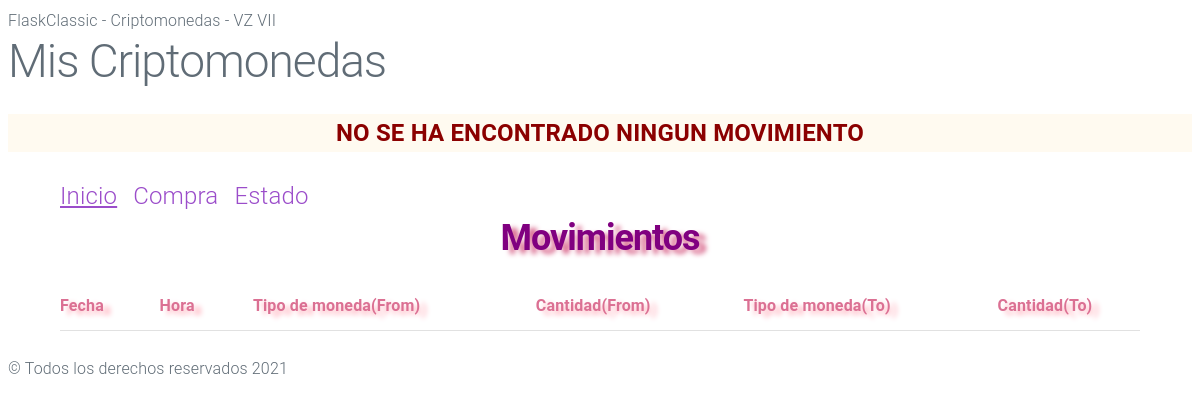
/, run on an earlier commit of the app's database.
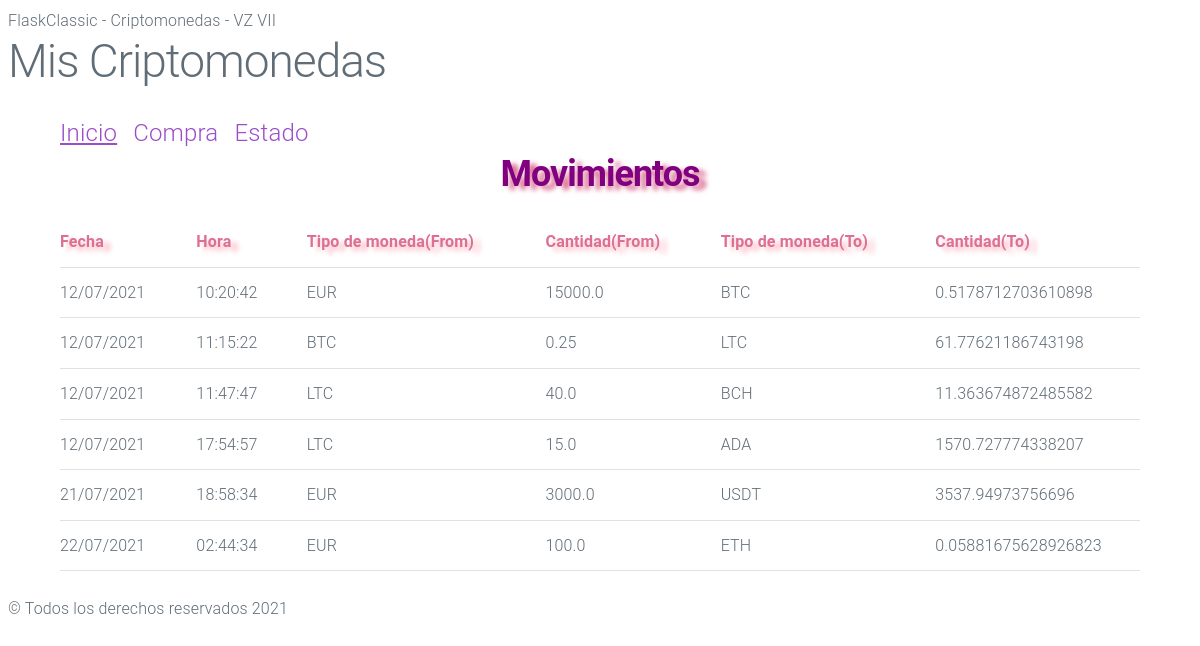
And on a later commit of the database.
### tables this page shows
CREATE TABLE "criptomonedas" (
	"id"	INTEGER,
	"date"	TEXT,
	"time"	NUMERIC,
	"moneda_from"	TEXT NOT NULL,
	"cantidad_from"	REAL NOT NULL,
	"moneda_to"	TEXT NOT NULL,
	"cantidad_to"	REAL NOT NULL,
	PRIMARY KEY("id" AUTOINCREMENT)
);

### criptomonedas/views.py (the view)
@app.route("/")
def index():
    query = "SELECT * FROM criptomonedas WHERE 1 = 1;"
    parametros = []
    resultado = dbManager.consultaMuchasSQL(query, parametros)
    if not resultado:
            flash("NO SE HA ENCONTRADO NINGUN MOVIMIENTO", "error")
            return render_template('movimientos.html' , datos = resultado)
    return render_template('movimientos.html' , datos = resultado)

### criptomonedas/dataaccess.py (called while the page is built)
    def __toDict__(self, cur):
        claves = cur.description
        filas = cur.fetchall()
        resultado = []
        for fila in filas:
            d = {}
            for tclave, valor in zip(claves, fila):
                d[tclave[0]] = valor
            resultado.append(d)
        return resultado

    def consultaMuchasSQL(self, query, parametros=[]):
        conexion = sqlite3.connect("criptomonedas.db")
        cur = conexion.cursor()
        cur.execute(query, parametros)
        resultado = self.__toDict__(cur)
        conexion.close()
        return resultado

### criptomonedas/templates/movimientos.html (shortened to what this page needs)
{% extends "base.html" %}
    {% block contenido %}
        <a class="titusecun"><u>Inicio</u> &nbsp;</a>
        <a href="/purchase" class="titusecun">Compra &nbsp;</a>
        <a href="/status" class="titusecun">Estado</a>
        <h2 style="text-align: center;" class="secundarios">Movimientos</h2>
        <table>
            <tr>
                <th class="movimientos">Fecha</th>
                <th class="movimientos">Hora</th>
                <th class="movimientos">Tipo de moneda(From)</th>
                <th class="movimientos">Cantidad(From)</th>
                <th class="movimientos">Tipo de moneda(To)</th>
                <th class="movimientos">Cantidad(To)</th>
            </tr>
           {% for movimiento in datos %}
           <tr>
                <td>{{ movimiento.date }}</td>
                <td>{{ movimiento.time }}</td>
                <td>{{ movimiento.moneda_from }}</td>
                <td>{{ movimiento.cantidad_from }}</td>
                <td>{{ movimiento.moneda_to }}</td>
                <td>{{ movimiento.cantidad_to }}</td>
           </tr>
           {% endfor %}
        </table>
    {% endblock %}

What changed in the data, as far as the page shows it:
added criptomonedas: date "12/07/2021", time "10:20:42", moneda_from "EUR", cantidad_from "15000.0", moneda_to "BTC", cantidad_to "0.5178712703610898"
added criptomonedas: date "12/07/2021", time "11:15:22", moneda_from "BTC", cantidad_from "0.25", moneda_to "LTC", cantidad_to "61.77621186743198"
added criptomonedas: date "12/07/2021", time "11:47:47", moneda_from "LTC", cantidad_from "40.0", moneda_to "BCH", cantidad_to "11.363674872485582"
added criptomonedas: date "12/07/2021", time "17:54:57", moneda_from "LTC", cantidad_from "15.0", moneda_to "ADA", cantidad_to "1570.727774338207"
added criptomonedas: date "21/07/2021", time "18:58:34", moneda_from "EUR", cantidad_from "3000.0", moneda_to "USDT", cantidad_to "3537.94973756696"
added criptomonedas: date "22/07/2021", time "02:44:34", moneda_from "EUR", cantidad_from "100.0", moneda_to "ETH", cantidad_to "0.05881675628926823"
Also different on the page:
list line gone: "NO SE HA ENCONTRADO NINGUN MOVIMIENTO"
